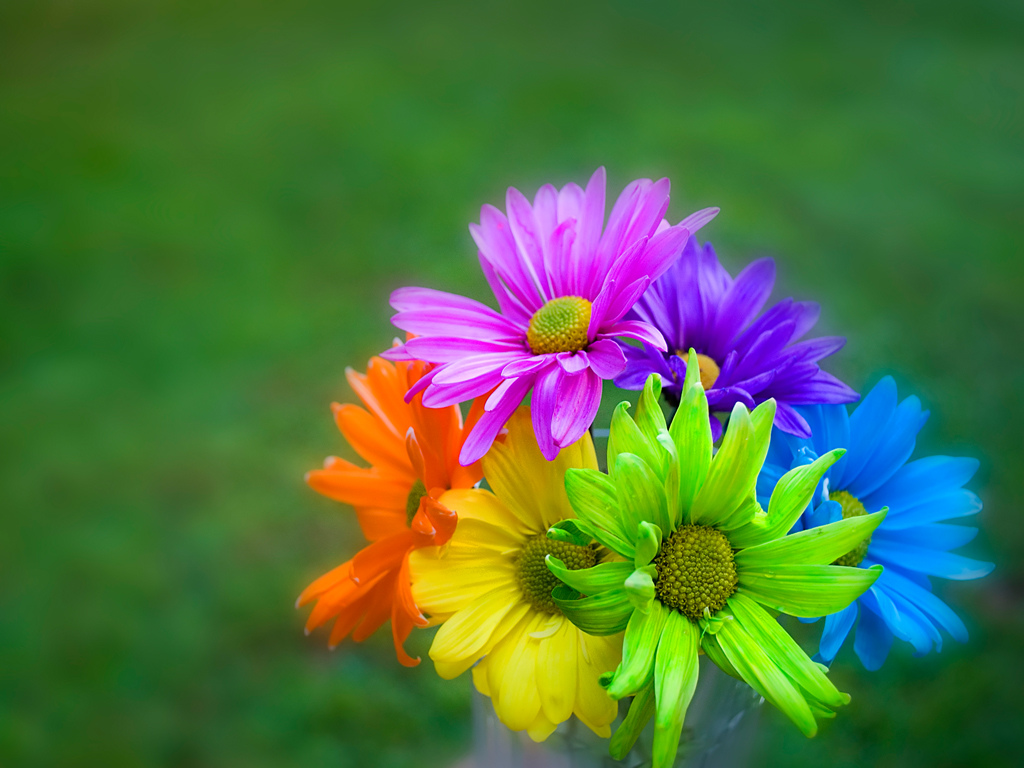
#> input picture flower.png, 1024 x 768 px
$ python demo.py   (Python 2 division)
#> lines starting #> are read from the running program, lines starting #| are printed output that depends on the picture; after the words box and inside, x2 and y2 are one past the last pixel; in counts of white or black regions, pixels touching at a corner belong together
import cv2
import numpy,math
import matplotlib.pyplot as plt

def main():
    COLORS= { 0 : ("BLUE"),
              1 : ("GREEN"),
              2 : ("RED")
    }
    img = cv2.imread('flower.png',1)
#> img is the input picture: shape (768, 1024, 3); mean B, G, R 62.4, 113.7, 78.5
    cv2.imshow('Aditya Pulekar (Colored)',img)
    cv2.waitKey(0)
    cv2.imwrite('flower_new.jpg',img)
    details = img.shape
#> details = (768, 1024, 3)
    #Faster (Using Numpy)
    rgbToGray = numpy.array([0.114,0.589,0.299])
    img_gray = numpy.sum(img * rgbToGray, axis=-1)/255
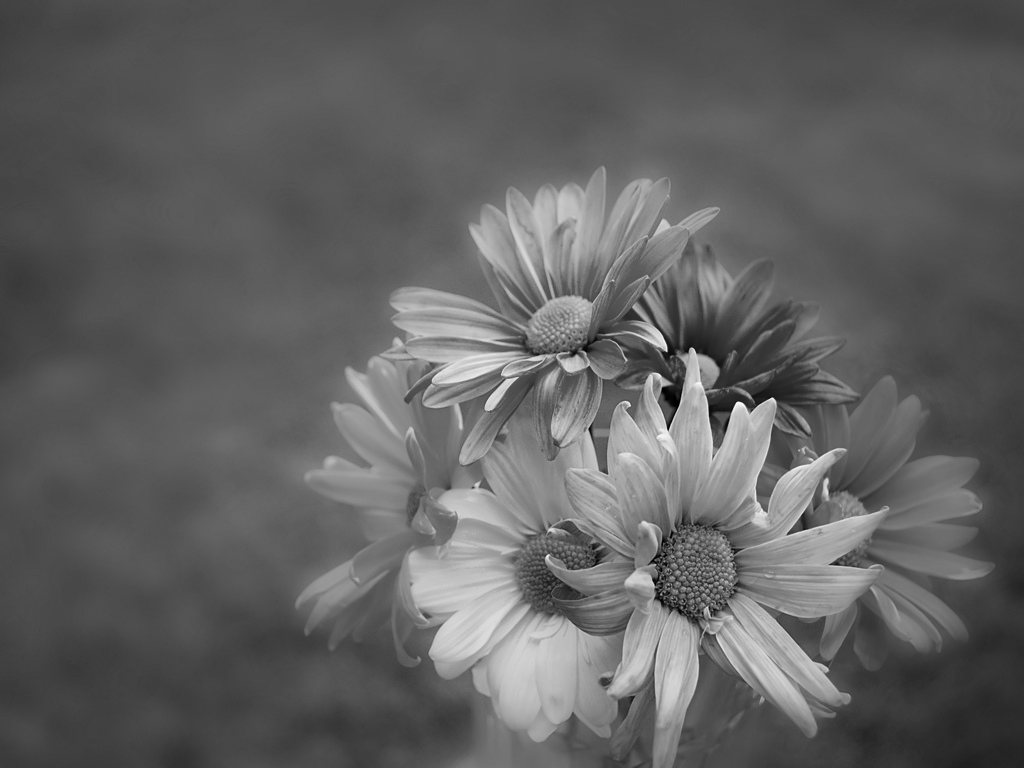
#> img_gray: shape (768, 1024) float64; min 0, max 0.998, mean 0.383

    cv2.imshow('Aditya Pulekar (Gray)',img_gray)
    cv2.waitKey(0)

    img_gray= numpy.array(img_gray,dtype='float32')
    print img_gray
#> (printed output is left out)
    img_binary = numpy.empty([details[0],details[1]])

    #Learn to iterate through a 2d matrix in a single statement (try numpy)
    for rows in range(details[0]):
        for cols in range(details[1]):
            if img_gray[rows,cols] <= 0.5:
                img_binary[rows,cols] = 0
            else:
                img_binary[rows,cols] = 1
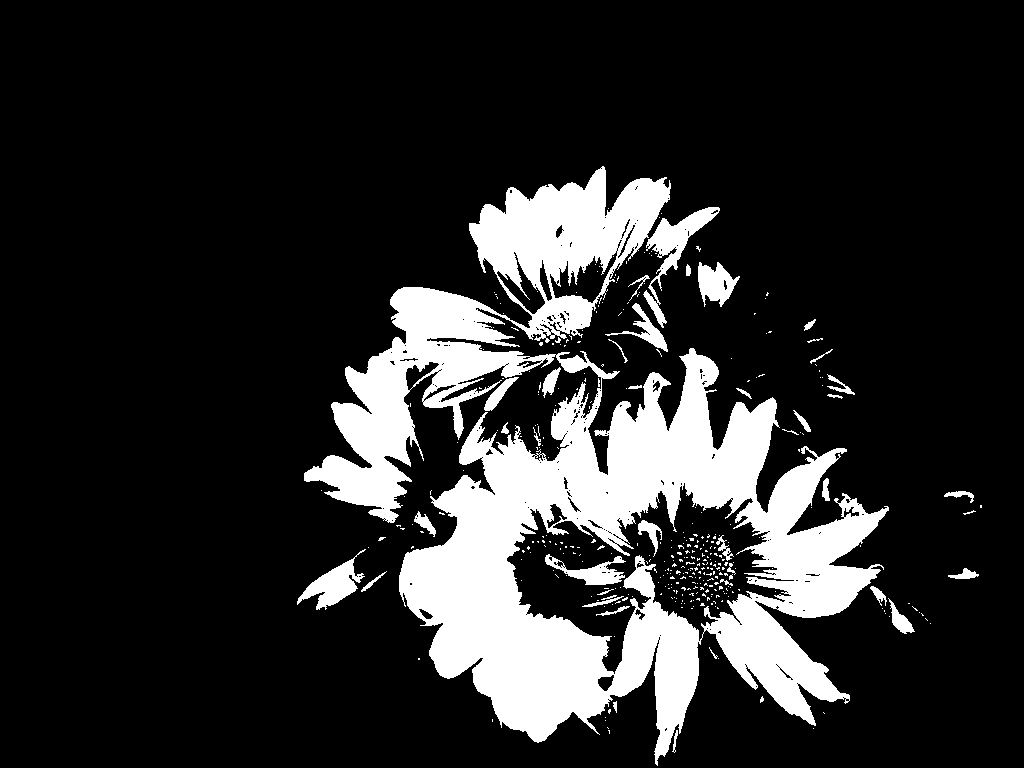
#> img_binary: shape (768, 1024) float64; values 0 (black) and 1 (white), 16.8% white; 379 white regions (339 under 20 px), largest, box (x1, y1, x2, y2) and area: (304, 166, 889, 766) 121102, (643, 207, 720, 328) 2172, (297, 549, 366, 610) 1527
    flag, img_binary = cv2.threshold(img_gray,0.5,1,cv2.THRESH_BINARY)
    cv2.imshow('Aditya Pulekar (Binary)', img_binary)
    cv2.waitKey(0)

    img_Blue_Channel = numpy.array(img[:,:,0])
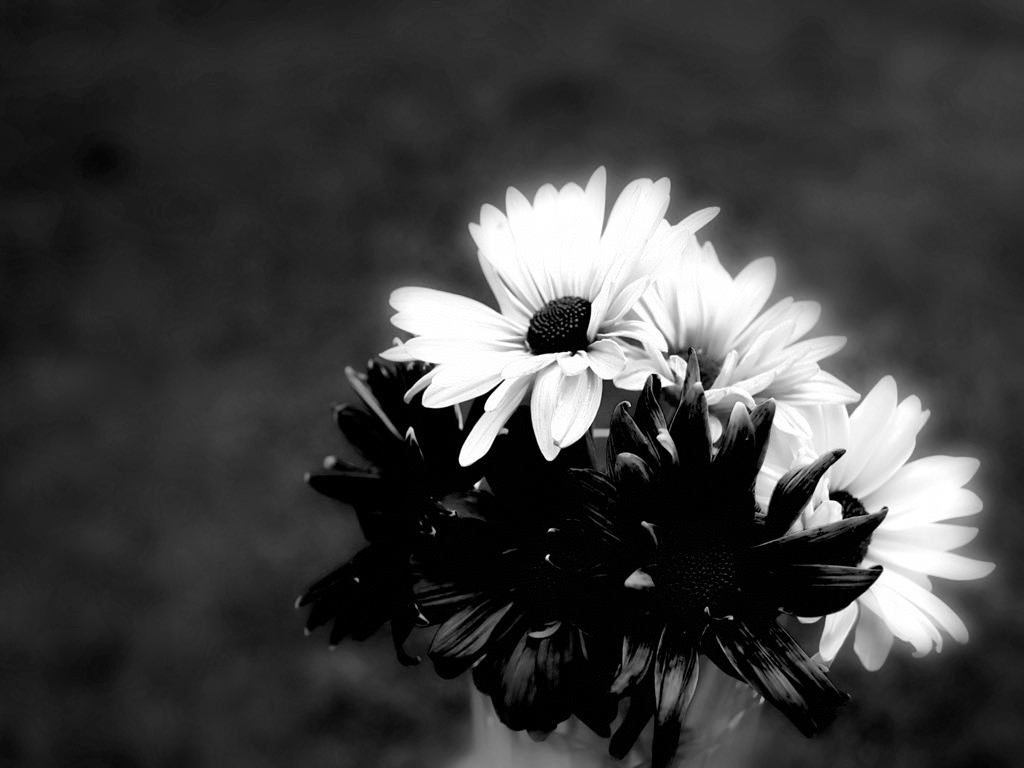
#> img_Blue_Channel: shape (768, 1024); min 0, max 255, mean 62.4
    img_Green_Channel = numpy.array(img[:,:,1])
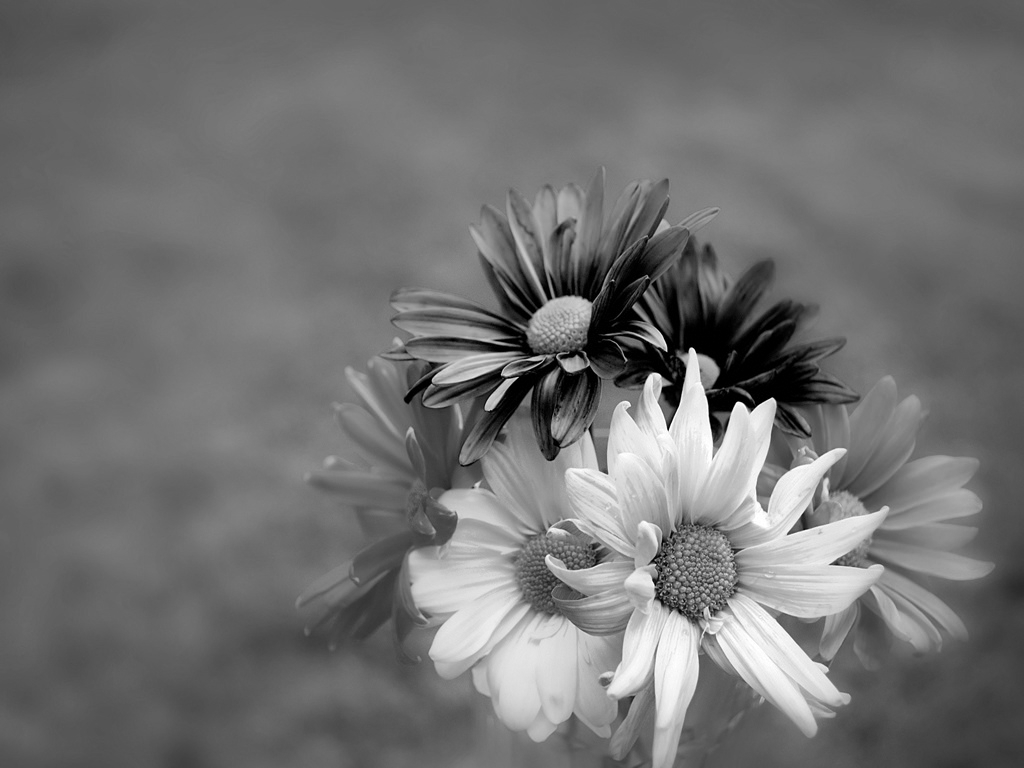
#> img_Green_Channel: shape (768, 1024); min 0, max 255, mean 113.7
    img_Red_Channel = numpy.array(img[:,:,2])
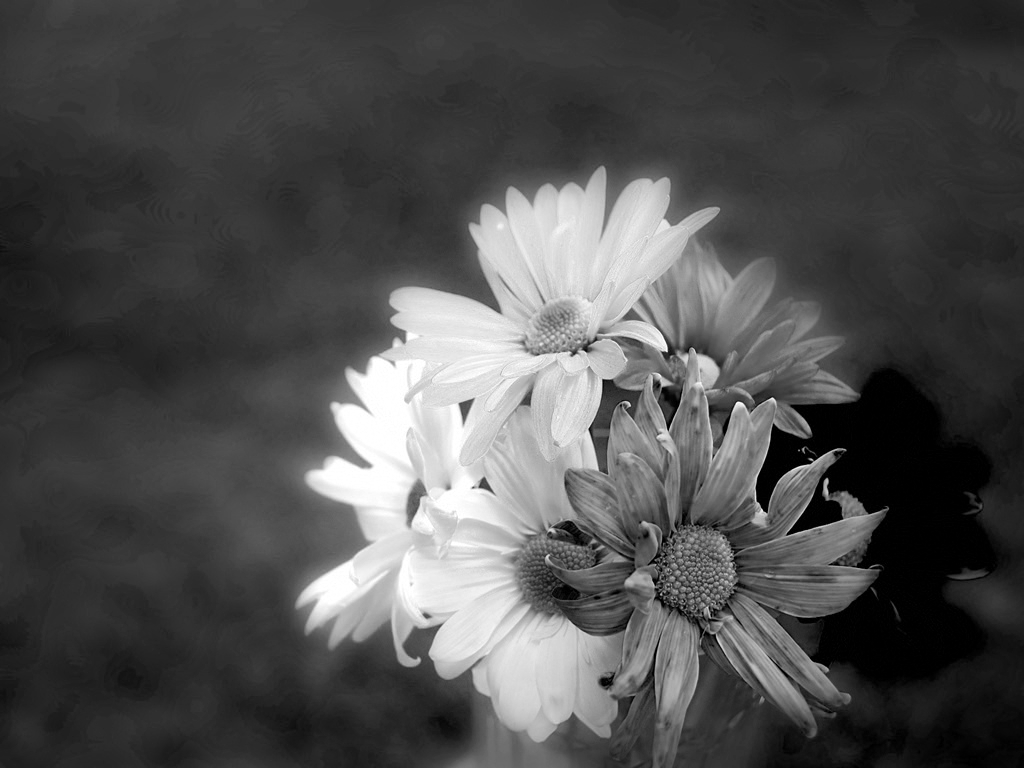
#> img_Red_Channel: shape (768, 1024); min 0, max 255, mean 78.5

    plt.figure(1)
    plt.subplot(311)
    plt.ylabel("Blue Channel-->")
    plt.imshow(img_Blue_Channel,'Blues',aspect='equal')        #plt.imshow(img_Blue_Channel)

    # cv2.title()

    plt.subplot(312)
    # plt.plot(img_Green_Channel)
    plt.ylabel("Green Channel-->")
    plt.imshow(img_Green_Channel,'Greens',aspect='equal')       #"Aditya Pulekar (Green Channel)",

    plt.subplot(313)
    # plt.plot(img_Red_Channel)
    plt.ylabel("Red Channel-->")
    plt.imshow(img_Red_Channel,'Reds',aspect='equal')         #"Aditya Pulekar (Red Channel)",

    plt.show()
    # [21 lines of commented-out code are left out]
    channels = 0
    cumuSum = 0

    #Taking the gray scale histogram
    hist = [0 for itr in range(256)]
    for i in range(details[0]):
        for j in range(details[1]):
            hist[(img_gray[i,j]*255).__int__()]+=1
    plt.figure(2)
    plt.plot(hist, 'ro-')
    plt.title("Histogram of the gray-scale image")
    plt.xlabel("Pixel Intensities--->")
    plt.ylabel("Frequency of Pixels--->")
    plt.show()
#> figure, not shown here; curve peaks at x = 87, y = 22092


    #Taking the color histogram
    while channels < 3:
        scale = [0 for i in range(256)]
        for row in range(details[0]):
            for col in range(details[1]):
                scale[img[row,col,channels]]+=1
        # fig = plt.figure()
        plt.figure(3)
        plt.subplot(311)
        plt.plot(scale, 'ro-')
        # fig.suptitle("Aditya Pulekar( " + COLORS[channels] + " Channel's Histogram" + " )")
        plt.title("Aditya Pulekar( " + COLORS[channels] + " Channel's Histogram" + " )")
        plt.xlabel("Pixel Intensities--->")
        plt.ylabel("Frequency of Pixels--->")

        sumOfPixelValues = details[0]*details[1]

        #PDF
        pdf = [(index.__float__()/sumOfPixelValues) for index in scale]
        # print pdf
        # plt.figure(2)
        plt.subplot(312)
        plt.plot(pdf, 'go-')
        # fig.suptitle("Probability distribution function for " + COLORS[channels] + " Channel")
        # plt.title("Probability distribution function for " + COLORS[channels] + " Channel")
        plt.xlabel("Pixel Intensities--->")
        plt.ylabel("Probability -->")

        #CDF
        cdf = []
        for i in range(len(pdf)):
            cumuSum += pdf[i]
            cdf.append(cumuSum)
        plt.subplot(313)
        plt.plot(cdf, 'bo-')
        plt.xlabel("Pixel Intensities -->")
        plt.ylabel("Cumu Probabilty -->")
        plt.show()
        channels+=1
#> this loop made 3 passes
#> pass 1, in main, `plt.show()`:
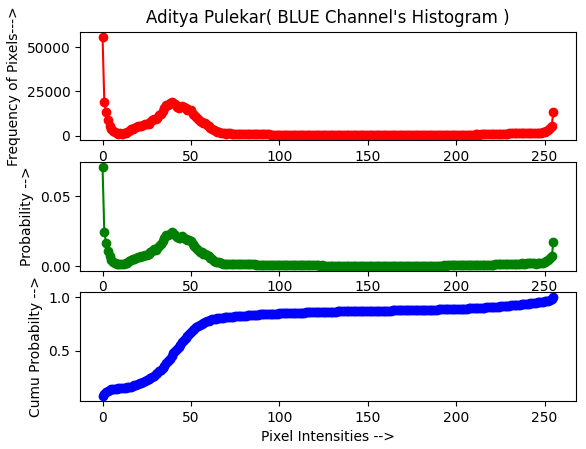
#> figure drawn by matplotlib, 3 panels; panel 1: curve peaks at x = 0, y = 55954; panel 2: curve peaks at x = 0, y = 0.0711; panel 3: curve peaks at x = 255, y = 1
#> pass 2, in main, `plt.show()`:
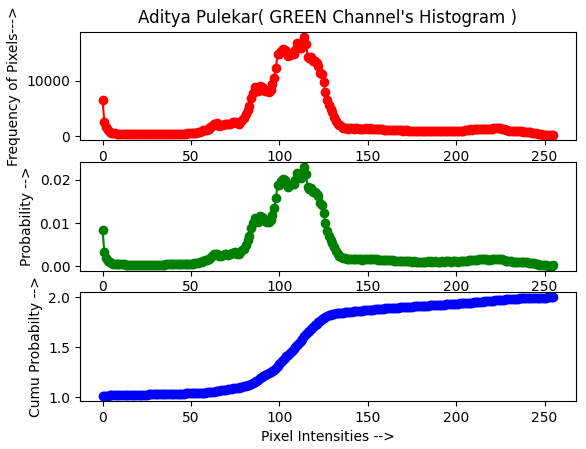
#> figure drawn by matplotlib, 3 panels; panel 1: curve peaks at x = 114, y = 18013; panel 2: curve peaks at x = 114, y = 0.0229; panel 3: curve peaks at x = 255, y = 2
#> after the loop, channels = 3; cumuSum = 3
    # plt.show()


main()

$ run again, with hazecity.png copied over flower.png
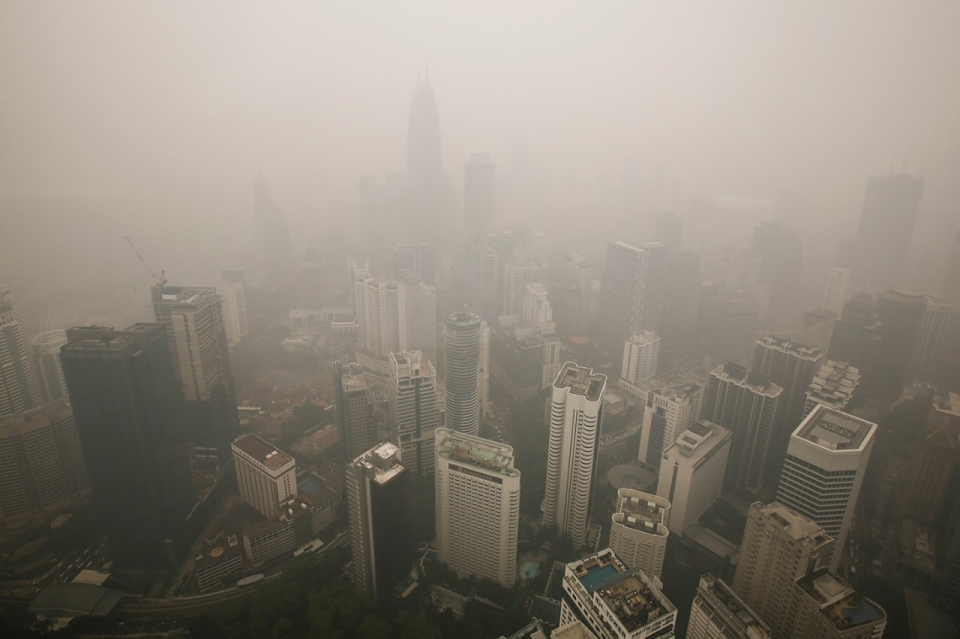
#> input picture hazecity.png, 960 x 639 px
#> in main, img is the input picture: shape (639, 960, 3); mean B, G, R 122.1, 133, 139.9
#> (printed output is left out)
#> after the loop in main, `for rows in range(details[0]):`:
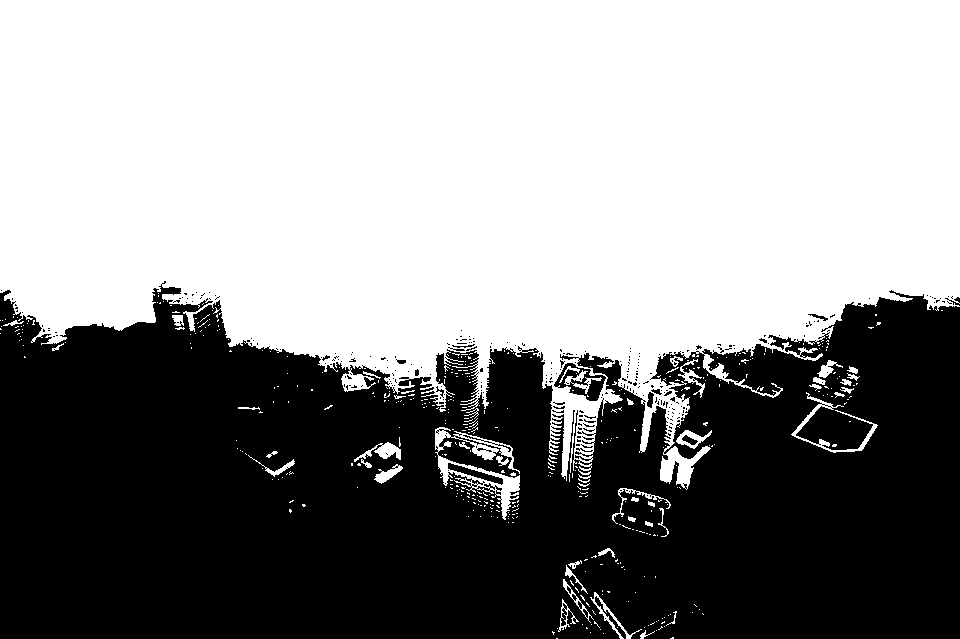
#> img_binary: shape (639, 960) float64; values 0 (black) and 1 (white), 55.9% white; 286 black regions (263 under 20 px), largest, box (x1, y1, x2, y2) and area: (0, 281, 960, 639) 267571, (554, 363, 606, 401) 803, (448, 463, 503, 485) 343
#> the loop in main, `while channels < 3:` made 3 passes
#> pass 2, in main, `plt.show()`:
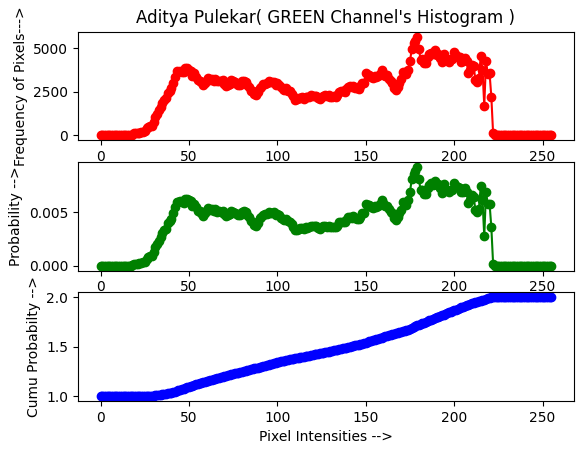
#> figure drawn by matplotlib, 3 panels; panel 1: curve peaks at x = 179, y = 5684; panel 2: curve peaks at x = 179, y = 0.00927; panel 3: curve peaks at x = 223, y = 2
